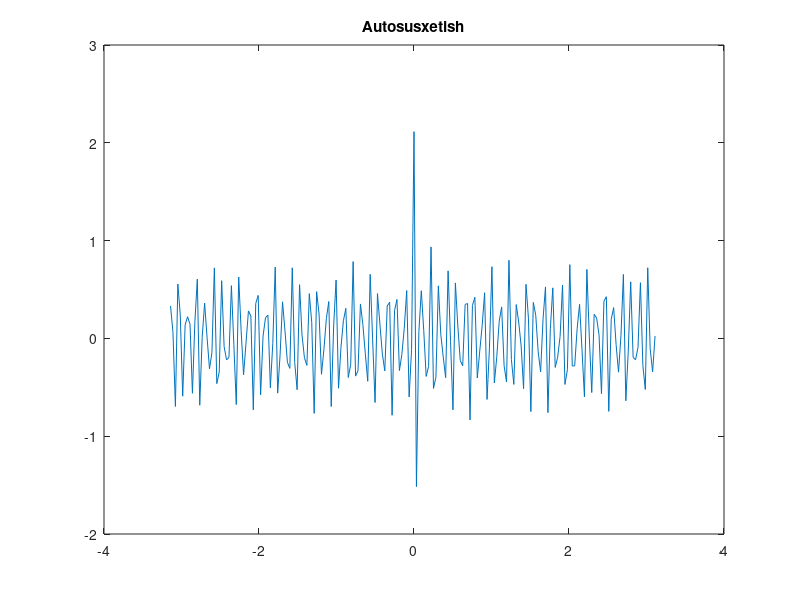
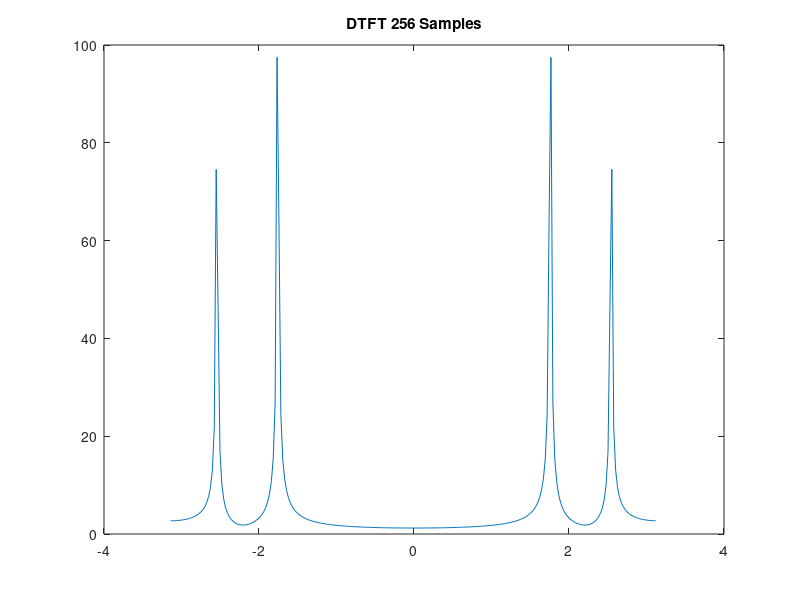
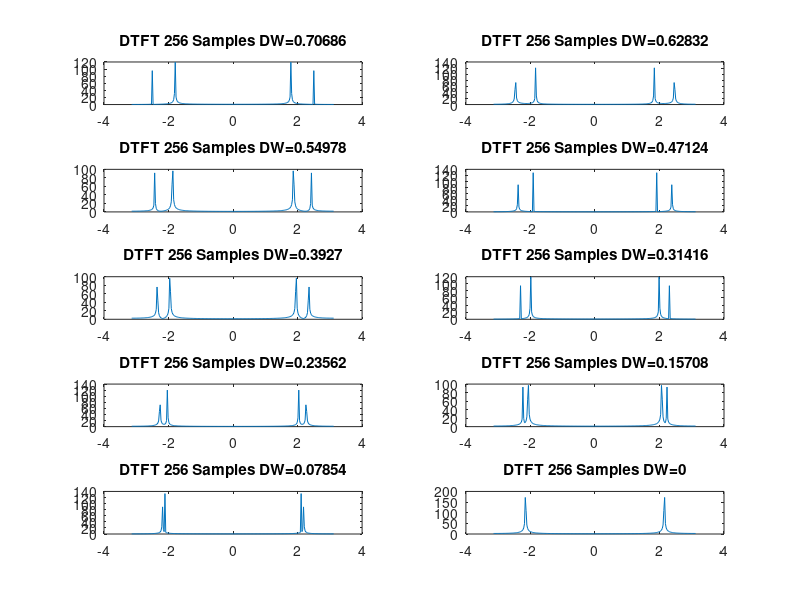
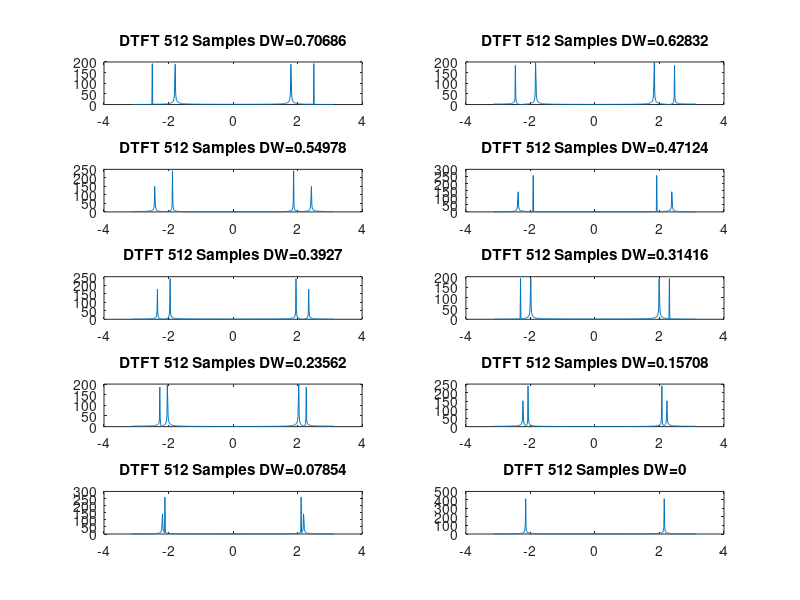

Write the MATLAB code that produced these figures, in order.
close all;
clear;
L=512;
n=0:(L-1);
Window=ones(1,L);
W1=pi*mod(10*max(8,5)/(11*(8+5)),1);
W2=mod(W1+pi/4,pi);
A1=1;
A2=0.75;
X=(A1*cos(W1*n)+A2*cos(W2*n)).*Window;
Xcorrelation = xcorr(X,'unbiased');

%1.1 corelation
figure1=figure('Name','Autosusxetish','NumberTitle','off');
plot((-100:99)*2*pi/200,fftshift(Xcorrelation(1:200)));
title('Autosusxetish'); 
pause
print -djpeg '01-Autosusxetish.jpg'
close all

%1.2 DTFT 256 samples
figure2=figure('Name','DTFT 256 Samples','NumberTitle','off');
plot((-128:127)*2*pi/256,fftshift(abs(fft(X,256))));
title('DTFT 256 Samples'); 
pause
print -djpeg '02-DTFT_256_Samples.jpg'
close all

%1.3 moving frequencies
MO=(W1+W2)/2;
DW=(W2-W1)/20;
FREQSW1=W1+((1:10)*DW);
FREQSW2=W2-((1:10)*DW);
figure3=figure('Name','Moving Frequencies','NumberTitle','off');
for k = 1:10    
    subplot(5,2,k);
    XI=(A1*cos(FREQSW1(k)*n)+A2*cos(FREQSW2(k)*n)).*Window;
    plot((-128:127)*2*pi/256,fftshift(abs(fft(XI,256))));
    T=strcat('DTFT 256 Samples DW=',num2str(FREQSW2(k)-FREQSW1(k)));
    title(T);
end
pause
print ('-djpeg', '03-DTFT_256_Samples.jpg');
close all

%1.4a moving frequencies 512 samples

figure4=figure('Name','Moving Frequencies','NumberTitle','off');
for k = 1:10 
    subplot(5,2,k);
    XI=(A1*cos(FREQSW1(k)*n)+A2*cos(FREQSW2(k)*n)).*Window;
    plot((-256:255)*2*pi/512,fftshift(abs(fft(XI,512))));
    T=strcat('DTFT 512 Samples DW=',num2str(FREQSW2(k)-FREQSW1(k)));
    title(T);
end
pause
print ('-djpeg', '04-DTFT_512_Samples.jpg');
close all


%1.4b moving frequencies 1024 samples

figure5=figure('Name','Moving Frequencies','NumberTitle','off');
for k = 1:10
    subplot(5,2,k);
    XI=(A1*cos(FREQSW1(k)*n)+A2*cos(FREQSW2(k)*n)).*Window;
    XII=[XI zeros(1,512)];
    plot((-512:511)*2*pi/1024,fftshift(abs(fft(XII,1024))));
    T=strcat('DTFT 1024 Samples DW=',num2str(FREQSW2(k)-FREQSW1(k)));
    title(T);
end
pause
print ('-djpeg', '05-DTFT_1024_Samples.jpg');
close all

HammingWindow=hamming(512)';

X=(A1*cos(W1*n)+A2*cos(W2*n)).*HammingWindow;
Xcorrelation = xcorr(X,'unbiased');

%1.1 corelation Hamming
figure6=figure('Name','Autosusxetish-Hamming','NumberTitle','off');
plot((-511:511)*2*pi/1023,fftshift(Xcorrelation));
title('Autosusxetish-Hamming'); 
pause
print -djpeg '11-Autosusxetish-Hamming.jpg'

close all

%1.2 DTFT 256 samples Hamming
figure7=figure('Name','DTFT 256 Samples-Hamming','NumberTitle','off');
plot((-128:127)*2*pi/256,fftshift(abs(fft(X,256))));
title('DTFT 256 Samples-Hamming'); 
pause
print -djpeg '12-DTFT_256_Samples-Hamming.jpg'

close all

%1.3 moving frequencies Hamming
FREQSW1=W1+((0:9)*DW);
FREQSW2=W2-((0:9)*DW);
figure8=figure('Name','Moving Frequencies-Hamming','NumberTitle','off');
for k = 1:10
    subplot(5,2,k);
    XI=(A1*cos(FREQSW1(k)*n)+A2*cos(FREQSW2(k)*n)).*HammingWindow;
    plot((-128:127)*2*pi/256,fftshift(abs(fft(XI,256))));
    T=strcat('DTFT 256 Samples-Hamming DW=',num2str(FREQSW2(k)-FREQSW1(k)));
    title(T);
end
pause
print -djpeg '13-DTFT_256_Samples-Hamming.jpg'

close all

%1.4a moving frequencies 512 samples Hamming

figure9=figure('Name','Moving Frequencies-Hamming','NumberTitle','off');
for k = 1:10
    subplot(5,2,k);
    XI=(A1*cos(FREQSW1(k)*n)+A2*cos(FREQSW2(k)*n)).*HammingWindow;
    plot((-256:255)*2*pi/512,fftshift(abs(fft(XI,512))));
    T=strcat('DTFT 512 Samples-Hamming DW=',num2str(FREQSW2(k)-FREQSW1(k)));
    title(T);
end
pause
print -djpeg '14-DTFT_512_Samples-Hamming.jpg'

close all


%1.4b moving frequencies 1024 samples Hamming

figure10=figure('Name','Moving Frequencies-Hamming','NumberTitle','off');
for k = 1:10
    subplot(5,2,k);
    XI=(A1*cos(FREQSW1(k)*n)+A2*cos(FREQSW2(k)*n)).*HammingWindow;
    XII=[XI zeros(1,512)];
    plot((-512:511)*2*pi/1024,fftshift(abs(fft(XII,1024))));
    T=strcat('DTFT 1024 Samples-Hamming DW=',num2str(FREQSW2(k)-FREQSW1(k)));
    title(T);
end
pause
print -djpeg '15-DTFT_1024_Samples-Hamming.jpg'

close all